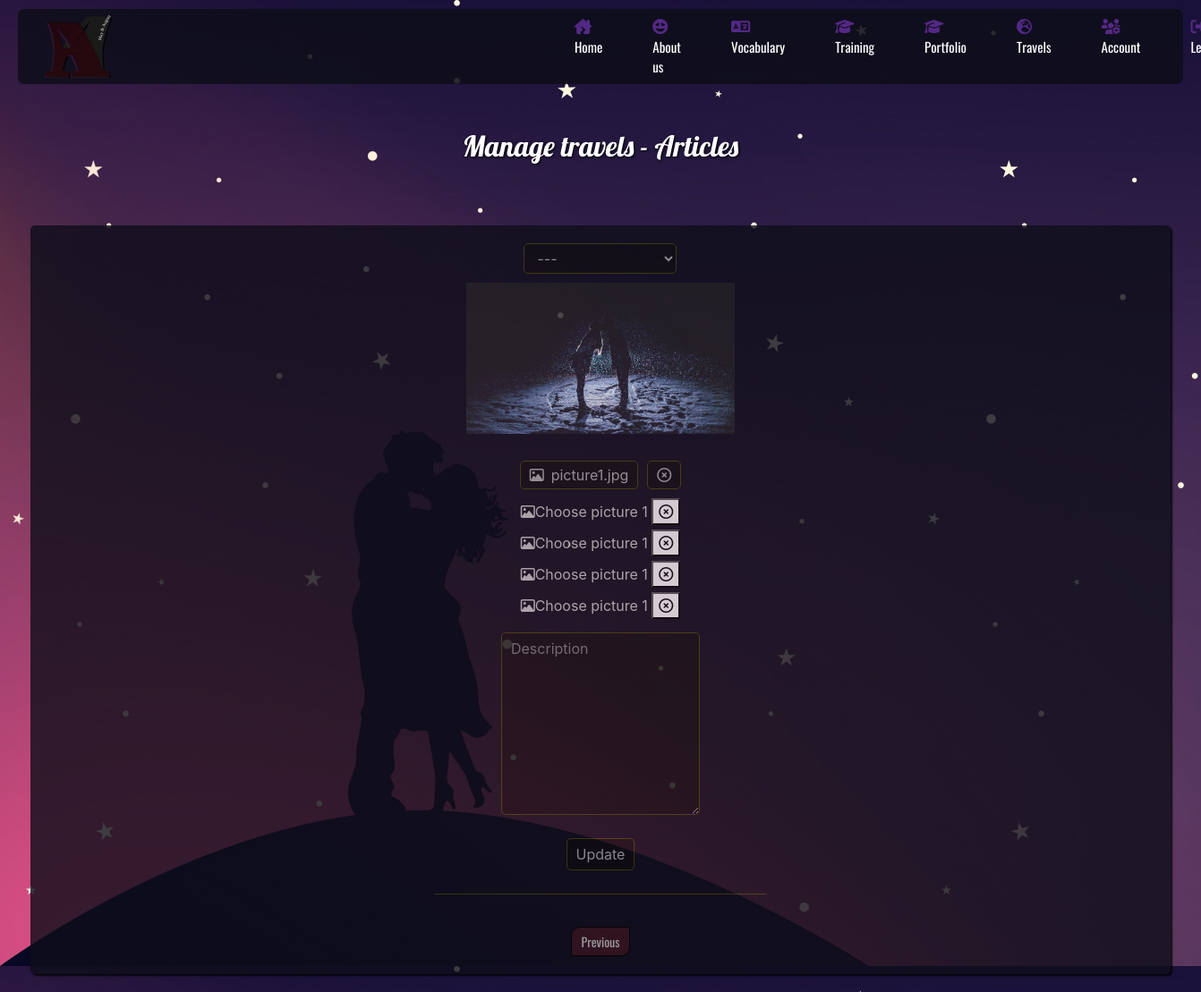
/admin/update-forms-admin.php?update=travels&display=content&id=7 (signed in), run on the app's committed database.
### tables this page shows
CREATE TABLE IF NOT EXISTS `travels` (
  `id` int NOT NULL AUTO_INCREMENT,
  `addDate` varchar(50) NOT NULL,
  `addBy` varchar(20) DEFAULT NULL,
  `picture` varchar(255) NOT NULL,
  `title` varchar(255) NOT NULL,
  `description` longtext,
  `display_carousel` int NOT NULL,
  `category_id` int DEFAULT NULL,
  `picture_1` varchar(255) DEFAULT NULL,
  `picture_2` varchar(255) DEFAULT NULL,
  `picture_3` varchar(255) DEFAULT NULL,
  `picture_4` varchar(255) DEFAULT NULL,
  PRIMARY KEY (`id`),
  KEY `category_id` (`category_id`)
);

### admin/assets/functions/queries-admin.php (called while the page is built, shortened)
<?php
if (isset($_GET['id']) && $_GET['id'] != '') {
    $id_article = $_GET['id'];
}
else {
    $id_article = '1';
}
$update_travels_content = $bdd->query('SELECT * FROM travels WHERE id ="'.$id_article.'"');

### admin/assets/functions/functions-admin.php (called while the page is built, shortened)
<?php
require('env.php');
try {
    $bdd = new PDO('mysql:host=localhost;dbname=tagalog;charset=utf8', $user, $mdp);
}
catch (Exception $e) {
    die('Errer : ' . $e->getMessage());
}
require('queries-admin.php');

### admin/assets/manageTravels/update-travels.php (the view, shortened to what this page needs)
<?php if ($_GET['display'] == 'content') { ?>
    <div class="main-title-admin">
        <h2>Manage travels - Articles</h2>
    </div>
    <article class="form-update">
        <form action="assets/manageTravels/controller/add.php?manageTravels=content" method="POST">
            <div>
                <select name="category">
                    <option value="0">---</option>
                </select>
            </div>
                <?php while($data = $update_travels_content->fetch()) { ?>
                <div class="display-pictures-update">
                    <img src="../assets/pictures/travels/content/<?php echo $data['picture']; ?>" alt="thumbnail of <?php echo $data['title']; ?> - travels article">
                    <div class="d-flex justify-content-center align-items-center">
                        <label class="btn-file-input-preview">
                            <i class="fa fa-image mr-2"></i><span class="span-no-choice"><?php echo $data['picture']; ?></span><span class="span-file-chosen"></span><input type="file" style="display: none;" name="picture">
                        </label>
                        <button type="button" class="btn-delete-picture"><i class="far fa-times-circle"></i></button>
                    </div>
                </div>
                <div class="other-pictures-update">
                    <div>
                        <label class="btn-file-input">
                            <i class="fa fa-image"></i><span class="span-no-choice">Choose picture 1</span><span class="span-file-chosen"></span><input type="file" style="display: none;" name="picture_1">
                        </label>
                        <button type="button" class="btn-delete-picture"><i class="far fa-times-circle"></i></button>
                    </div>
                    <div>
                        <label class="btn-file-input">
                            <i class="fa fa-image"></i><span class="span-no-choice">Choose picture 1</span><span class="span-file-chosen"></span><input type="file" style="display: none;" name="picture_1">
                        </label>
                        <button type="button" class="btn-delete-picture"><i class="far fa-times-circle"></i></button>
                    </div>
                    <div>
                        <label class="btn-file-input">
                            <i class="fa fa-image"></i><span class="span-no-choice">Choose picture 1</span><span class="span-file-chosen"></span><input type="file" style="display: none;" name="picture_1">
                        </label>
                        <button type="button" class="btn-delete-picture"><i class="far fa-times-circle"></i></button>
                    </div>
                    <div>
                        <label class="btn-file-input">
                            <i class="fa fa-image"></i><span class="span-no-choice">Choose picture 1</span><span class="span-file-chosen"></span><input type="file" style="display: none;" name="picture_1">
                        </label>
                        <button type="button" class="btn-delete-picture"><i class="far fa-times-circle"></i></button>
                    </div>
                </div>
                <div>
                    <textarea name="description" placeholder="Description" cols="18" rows="8"></textarea>
                </div>
                <?php } ?>
            <div>
                <input type="submit" value="Update">
            </div>
        </form>
        <hr>
        <a href="manageTravels.php?manageTravels=content">Previous</a>
    </article>
<?php } else if ($_GET['display'] == 'category') { ?>
    <div class="main-title-admin">
        <h2>Manage travels - Categories</h2>
    </div>
    <article class="form-update">
        <?php while($data = $update_travels_category->fetch()) { ?>
        <form action="assets/manageTravels/controller/update.php?manageTravels=category&id=<?php echo $data['id']; ?>" method="POST">
            <div class="display-pictures-update">
                <input type="hidden" name="path_pictures" value="../assets/pictures/travels/categories/">
                <img src="../assets/pictures/travels/categories/<?php echo $data['thumbnail']; ?>" alt="thumbnail of <?php echo $data['category']; ?> - travels category">
                <div class="d-flex justify-content-center align-items-center">
                    <label class="btn-file-input-preview">
                        <i class="fa fa-image mr-2"></i><span class="span-no-choice"><?php echo $data['thumbnail']; ?></span><span class="span-file-chosen"></span><input type="file" style="display: none;" name="thumbnail">
                    </label>
                    <button type="button" class="btn-delete-picture"><i class="far fa-times-circle"></i></button>
                </div>
            </div>
            <div>
                <input type="text" name="category-list" placeholder="Category" value="<?php echo $data['category']; ?>">
            </div>
            <div>
                <input type="submit" value="Update">
            </div>
        </form>
        <?php } ?>
        <hr>
        <a href="manageTravels.php?manageTravels=category">Previous</a>
    </article>
    <?php } ?>

### scss/style.css (style rules this page uses)
body { display:-webkit-box;display:-ms-flexbox;display:flex;-webkit-box-orient:vertical;-webkit-box-direction:normal;-ms-flex-direction:column;flex-direction:column;-webkit-box-pack:justify;-ms-flex-pack:justify;justify-content:space-between }
.admin-body { background-image:url("../assets/pictures/admin/background-admin.jpg");background-size:auto 1080px }
h2 { text-align:center;color:white;font-family:'Lobster-regular';margin:40px 0 70px 0;text-shadow:1px 1px 3px #000000 }

### data on the page
travels: picture (picture), picture "picture1.jpg"
